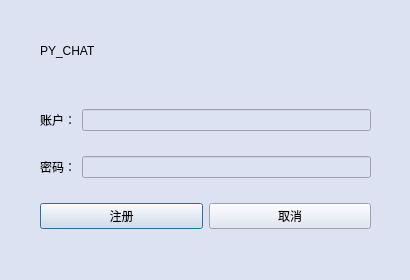
<?xml version="1.0" encoding="UTF-8"?>
<ui version="4.0">
 <class>Dialog</class>
 <widget class="QDialog" name="Dialog">
  <property name="geometry">
   <rect>
    <x>0</x>
    <y>0</y>
    <width>410</width>
    <height>280</height>
   </rect>
  </property>
  <property name="minimumSize">
   <size>
    <width>410</width>
    <height>280</height>
   </size>
  </property>
  <property name="maximumSize">
   <size>
    <width>410</width>
    <height>280</height>
   </size>
  </property>
  <property name="windowTitle">
   <string>PyChat</string>
  </property>
  <property name="windowIcon">
   <iconset resource="resources/resource.qrc">
    <normaloff>:/icon/chat.svg</normaloff>:/icon/chat.svg</iconset>
  </property>
  <property name="styleSheet">
   <string notr="true">background-color: rgb(220, 226, 241);</string>
  </property>
  <widget class="QLabel" name="label_3">
   <property name="geometry">
    <rect>
     <x>40</x>
     <y>30</y>
     <width>201</width>
     <height>41</height>
    </rect>
   </property>
   <property name="styleSheet">
    <string notr="true">font: 75 28pt &quot;Berlin Sans FB Demi&quot;;</string>
   </property>
   <property name="text">
    <string>PY_CHAT</string>
   </property>
  </widget>
  <widget class="QLabel" name="label_4">
   <property name="geometry">
    <rect>
     <x>140</x>
     <y>0</y>
     <width>311</width>
     <height>81</height>
    </rect>
   </property>
   <property name="styleSheet">
    <string notr="true">image: url(:/icon/registrpic.svg);</string>
   </property>
   <property name="text">
    <string/>
   </property>
  </widget>
  <widget class="QWidget" name="layoutWidget">
   <property name="geometry">
    <rect>
     <x>40</x>
     <y>90</y>
     <width>331</width>
     <height>161</height>
    </rect>
   </property>
   <layout class="QVBoxLayout" name="verticalLayout">
    <item>
     <layout class="QHBoxLayout" name="horizontalLayout">
      <item>
       <widget class="QLabel" name="label">
        <property name="styleSheet">
         <string notr="true">font: 75 12pt &quot;微软雅黑&quot;;</string>
        </property>
        <property name="text">
         <string>账户：</string>
        </property>
       </widget>
      </item>
      <item>
       <widget class="QLineEdit" name="lineEdit">
        <property name="text">
         <string/>
        </property>
       </widget>
      </item>
     </layout>
    </item>
    <item>
     <layout class="QHBoxLayout" name="horizontalLayout_2">
      <item>
       <widget class="QLabel" name="label_2">
        <property name="styleSheet">
         <string notr="true">font: 75 12pt &quot;微软雅黑&quot;;</string>
        </property>
        <property name="text">
         <string>密码：</string>
        </property>
       </widget>
      </item>
      <item>
       <widget class="QLineEdit" name="lineEdit_2"/>
      </item>
     </layout>
    </item>
    <item>
     <layout class="QHBoxLayout" name="horizontalLayout_3">
      <item>
       <widget class="QPushButton" name="pushButton">
        <property name="text">
         <string>注册</string>
        </property>
        <property name="icon">
         <iconset resource="resources/resource.qrc">
          <normaloff>:/icon/add user.svg</normaloff>:/icon/add user.svg</iconset>
        </property>
       </widget>
      </item>
      <item>
       <widget class="QPushButton" name="pushButton_2">
        <property name="text">
         <string>取消</string>
        </property>
        <property name="icon">
         <iconset resource="resources/resource.qrc">
          <normaloff>:/icon/close-circle.svg</normaloff>:/icon/close-circle.svg</iconset>
        </property>
       </widget>
      </item>
     </layout>
    </item>
   </layout>
  </widget>
  <zorder>label_4</zorder>
  <zorder>layoutWidget</zorder>
  <zorder>label_3</zorder>
 </widget>
 <resources>
  <include location="resources/resource.qrc"/>
 </resources>
 <connections/>
</ui>
